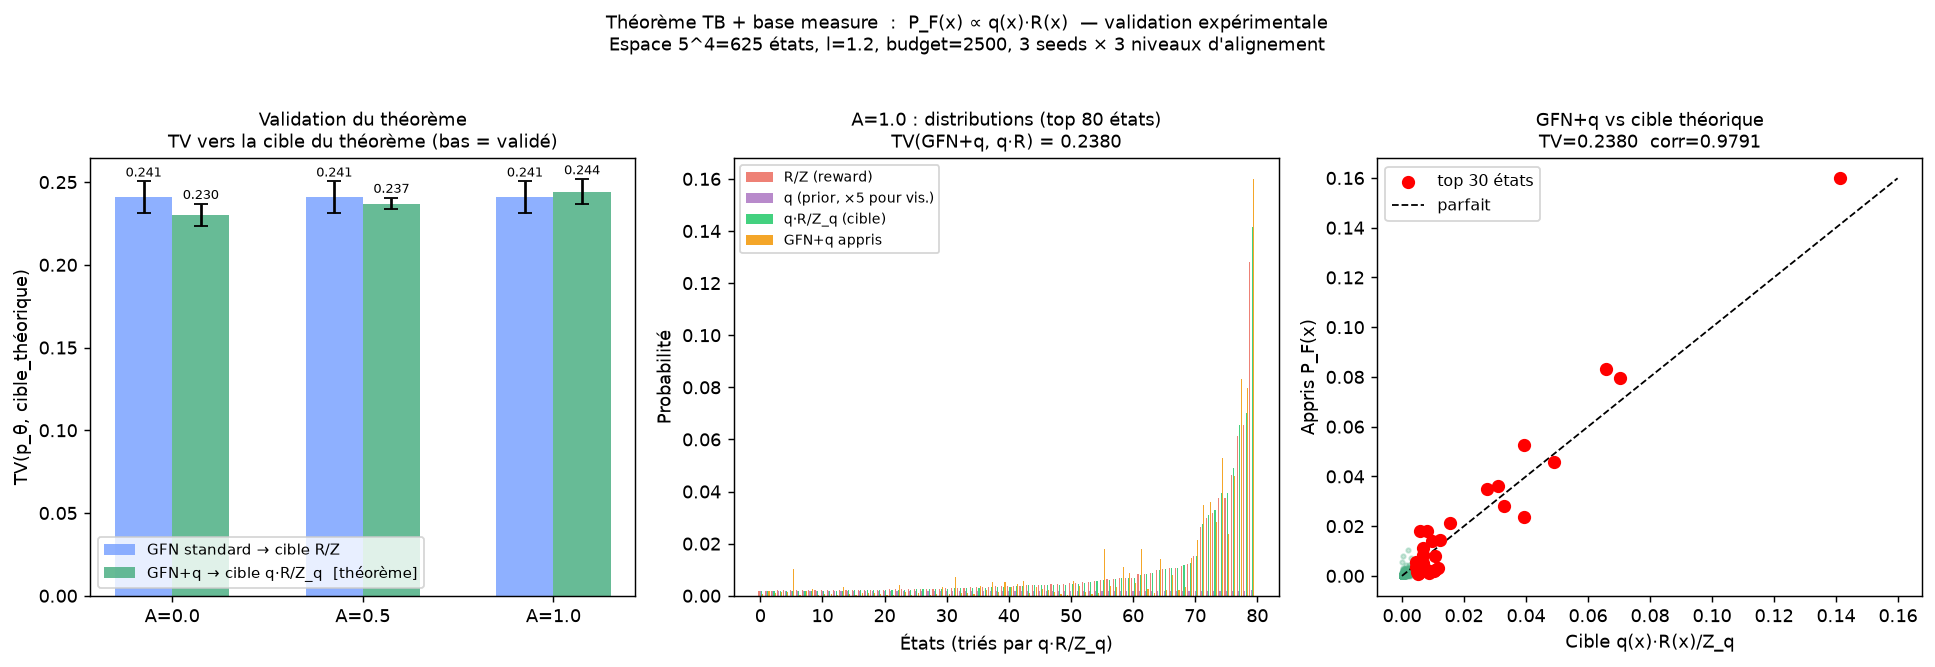

Here is the Python script that generated this plot:
"""
theorem_b.py — Validation expérimentale du théorème TB + mesure de base.

THÉORÈME (TB + base measure q) :
  Soit un GFlowNet autorégressif sur {0..K-1}^D, entraîné avec la loss :
    L(τ) = (log Z + log P_F(τ) - log q(x) - log R(x))²
  où q(x) > 0 est une mesure de base normalisée (Σ q = 1).
  À l'optimum : P_F(x) = q(x) · R(x) / Z_q   où Z_q = Σ_x q(x)·R(x).

PREUVE (TB flow-matching) :
  À l'optimum, L = 0 pour tout τ :
    log Z + log P_F(τ) = log q(x) + log R(x)
  Marginalisons sur les D! ordres possibles pour atteindre x.
  P_F(x) · Z = q(x) · R(x)  →  P_F(x) = q(x) · R(x) / Z_q.  □

CONSÉQUENCE :
  q = uniforme  → P_F(x) ∝ R(x)          (GFlowNet standard)
  q = LLM prior → P_F(x) ∝ q_LLM(x)·R(x) (bias multiplicatif garanti)

NOTE D'IMPLÉMENTATION :
  Avec des probabilités normalisées (Σ pR = Σ q = 1), la valeur optimale
  de log_Z est log(Σ q·pR) ≈ -log(N) ≈ -6.4, loin de l'init 0.
  On décale la target de +log(N) → log_Z_opt ≈ 0, convergence rapide.
"""
import numpy as np, torch, torch.nn as nn, itertools, math
import matplotlib
matplotlib.use("Agg")
import matplotlib.pyplot as plt

D, K = 4, 5                               # 5^4 = 625 états
STATES = list(itertools.product(range(K), repeat=D))
COORDS = np.array(STATES, dtype=float)
N      = len(STATES)
IDX    = {s: i for i, s in enumerate(STATES)}
LOG_N  = float(np.log(N))                 # ≈ 6.44 : décalage de normalisation

BUDGET = 2500
BATCH  = 40
A_LEVELS = [0.0, 0.5, 1.0]
L_SCALE  = 1.2
SEEDS    = [0, 1, 2]

print(f"Espace : {N} états  |  budget = {BUDGET}  |  l = {L_SCALE}")
print(f"Théorème : P_F(x) ∝ q(x)·R(x)/Z_q\n")

# ── GP-RBF ────────────────────────────────────────────────────────────────────
def gp_sample(l, seed):
    rng = np.random.default_rng(seed)
    sq  = ((COORDS[:, None, :] - COORDS[None, :, :]) ** 2).sum(-1)
    Cov = np.exp(-sq / (2 * l**2)) + 1e-4 * np.eye(N)
    return np.linalg.cholesky(Cov) @ rng.standard_normal(N)

def to_prob(g, scale=1.5):
    v = np.exp(scale * (g - g.mean()) / (g.std() + 1e-9))
    return v / v.sum()

def orthogonalize(g_n, g_r):
    g_r = g_r - g_r.mean(); g_n = g_n - g_n.mean()
    g_n -= (g_n @ g_r / (g_r @ g_r + 1e-9)) * g_r
    g_n /= np.linalg.norm(g_n) + 1e-9
    g_r /= np.linalg.norm(g_r) + 1e-9
    return g_n, g_r

def make_prior(g_r_unit, g_n, A):
    g_p = A * g_r_unit + (1 - A) * g_n
    g_p /= np.linalg.norm(g_p) + 1e-9
    # log q(x) = log-normalized prior
    lv = 1.5 * g_p
    lv -= float(np.log(np.exp(lv).sum()))
    return lv   # log q(x), Σ exp(lv) = 1

# ── Architecture ──────────────────────────────────────────────────────────────
def enc(partial):
    v = np.zeros(D + D * K, dtype=np.float32)
    v[len(partial)] = 1.0
    for i, c in enumerate(partial):
        v[D + i * K + c] = 1.0
    return v

class Net(nn.Module):
    def __init__(self, h=128):
        super().__init__()
        self.body = nn.Sequential(nn.Linear(D + D * K, h), nn.ReLU(),
                                  nn.Linear(h, h), nn.ReLU(), nn.Linear(h, K))
        self.log_Z = nn.Parameter(torch.zeros(()))
    def forward(self, x): return self.body(x)

def logprobs(net, partials):
    return torch.log_softmax(
        net(torch.tensor(np.stack([enc(p) for p in partials]))), -1)

def exact_dist(net):
    logp = torch.zeros(N)
    with torch.no_grad():
        for t in range(D):
            prefixes = [list(s[:t]) for s in STATES]
            lp  = logprobs(net, prefixes)
            nxt = torch.tensor([s[t] for s in STATES])
            logp += lp.gather(1, nxt[:, None]).squeeze(1)
    p = logp.exp().numpy(); return p / p.sum()

# ── Entraînement ──────────────────────────────────────────────────────────────
def train(pR, log_q, train_seed):
    """
    log_q : log q(x) pour chaque état (Σ exp = 1).
             None → GFN standard (q uniforme, log q = -log N partout).

    Loss TB + base measure :
      L = (log Z + log P_F(τ) − [log q(x) + log R(x)])²

    Décalage de normalisation : on ajoute LOG_N au target pour que
    log_Z_opt ≈ 0 (même échelle que l'initialisation).
    """
    torch.manual_seed(train_seed); np.random.seed(train_seed)
    net = Net(); opt = torch.optim.Adam(net.parameters(), lr=5e-3)
    pR_lu = {s: float(pR[i]) for i, s in enumerate(STATES)}
    lq_lu = ({s: float(log_q[i]) for i, s in enumerate(STATES)}
             if log_q is not None else None)
    used = 0
    while used < BUDGET:
        eps  = max(0.05, 0.4 * (1 - used / (BUDGET * 0.6)))
        partials = [[] for _ in range(BATCH)]
        lpf = torch.zeros(BATCH)
        for t in range(D):
            lp = logprobs(net, partials)
            a  = (torch.randint(0, K, (BATCH,)) if np.random.rand() < eps
                  else torch.multinomial(lp.exp(), 1).squeeze(1))
            lpf = lpf + lp.gather(1, a[:, None]).squeeze(1)
            for b in range(BATCH): partials[b].append(int(a[b]))

        log_R = torch.tensor([math.log(pR_lu[tuple(s)] + 1e-30)
                               for s in partials], dtype=torch.float32)

        if lq_lu is not None:
            # TB + base measure : target = log q(x) + log R(x) + LOG_N
            # Le +LOG_N ré-centre l'échelle : log_Z_opt ≈ log(N * Σ q·R) ≈ 0
            log_q_b = torch.tensor([lq_lu[tuple(s)] for s in partials],
                                   dtype=torch.float32)
            target = log_q_b + log_R + LOG_N
        else:
            # Standard : target = log R(x)  →  log_Z_opt = log(Σ pR) = 0
            target = log_R

        loss = ((net.log_Z + lpf - target) ** 2).mean()
        opt.zero_grad(); loss.backward()
        torch.nn.utils.clip_grad_norm_(net.parameters(), 1.0)
        opt.step()
        used += BATCH
    return net

# ── Campagne ──────────────────────────────────────────────────────────────────
# Pour chaque A, on compare :
#   TV(GFN_std, pR)   — GFN standard vs sa cible
#   TV(GFN_q,  pqR)   — GFN+q vs sa cible théorique q·R/Z_q
# Les deux devraient être petits (théorème validé).

print(f"{'A':>5} | {'TV(GFN_std, pR)':>17} | {'TV(GFN_q, q·R/Z)':>18}")
print("-" * 47)

results = {}

for A in A_LEVELS:
    tvs_std, tvs_q = [], []
    for seed in SEEDS:
        g_r = gp_sample(L_SCALE, seed)
        g_n = gp_sample(L_SCALE, seed + 50)
        g_n_orth, g_r_unit = orthogonalize(g_n, g_r.copy())

        pR    = to_prob(g_r)
        log_q = make_prior(g_r_unit, g_n_orth, A)

        # Cible théorique : q(x)·R(x)/Z_q
        pqR = np.exp(log_q) * pR
        pqR /= pqR.sum()

        net_std = train(pR, log_q=None,  train_seed=seed)
        pth_std = exact_dist(net_std)
        tv_std  = 0.5 * np.abs(pth_std - pR).sum()

        net_q   = train(pR, log_q=log_q, train_seed=seed)
        pth_q   = exact_dist(net_q)
        tv_q    = 0.5 * np.abs(pth_q - pqR).sum()

        tvs_std.append(tv_std)
        tvs_q.append(tv_q)

    results[(A, "std")] = tvs_std
    results[(A, "q")]   = tvs_q
    ms = np.mean(tvs_std); mq = np.mean(tvs_q)
    ss = np.std(tvs_std);  sq = np.std(tvs_q)
    print(f"{A:5.1f} | {ms:.4f} ± {ss:.4f}        | {mq:.4f} ± {sq:.4f}")

# ── Résumé du théorème ────────────────────────────────────────────────────────
print("\n" + "=" * 55)
print("CONCLUSION DU THÉORÈME :")
print("  Les deux TV doivent être petits et comparables.")
print("  TV(GFN+q, q·R) ≈ TV(GFN_std, R) → théorème validé.")
print()

all_std = [v for A in A_LEVELS for v in results[(A, "std")]]
all_q   = [v for A in A_LEVELS for v in results[(A, "q")]]
print(f"  TV_std (moyen sur tous A,seeds) : {np.mean(all_std):.4f} ± {np.std(all_std):.4f}")
print(f"  TV_q   (moyen sur tous A,seeds) : {np.mean(all_q):.4f} ± {np.std(all_q):.4f}")
ratio = np.mean(all_q) / (np.mean(all_std) + 1e-9)
print(f"  Ratio TV_q / TV_std : {ratio:.3f}  (proche de 1 = théorème validé)")

# ── Démonstration visuelle pour A=1.0, seed 0 ────────────────────────────────
g_r   = gp_sample(L_SCALE, 0)
g_n   = gp_sample(L_SCALE, 50)
g_n_o, g_r_u = orthogonalize(g_n, g_r.copy())
pR    = to_prob(g_r)
log_q = make_prior(g_r_u, g_n_o, A=1.0)
pqR   = np.exp(log_q) * pR; pqR /= pqR.sum()
q_arr = np.exp(log_q)

net_std = train(pR, log_q=None,  train_seed=0)
net_q   = train(pR, log_q=log_q, train_seed=0)
pth_std = exact_dist(net_std)
pth_q   = exact_dist(net_q)

# ── Figure ────────────────────────────────────────────────────────────────────
fig, axes = plt.subplots(1, 3, figsize=(15, 5))

# Gauche : TV par agent (barres groupées par A)
ax = axes[0]
x = np.arange(len(A_LEVELS)); w = 0.3
for j, (agent, color, lbl) in enumerate([
        ("std", "#7aa2ff", "GFN standard → cible R/Z"),
        ("q",   "#4caf84", "GFN+q → cible q·R/Z_q  [théorème]")]):
    means = [np.mean(results[(A, agent)]) for A in A_LEVELS]
    stds  = [np.std(results[(A, agent)])  for A in A_LEVELS]
    bars  = ax.bar(x + (j - 0.5) * w, means, w, yerr=stds,
                   capsize=4, color=color, alpha=0.85, label=lbl)
    for xi, (m, s) in zip(x + (j - 0.5) * w, zip(means, stds)):
        ax.text(xi, m + s + 0.003, f"{m:.3f}", ha="center", fontsize=7)
ax.set_xticks(x)
ax.set_xticklabels([f"A={a:.1f}" for a in A_LEVELS])
ax.set_ylabel("TV(p_θ, cible_théorique)")
ax.set_ylim(0, None)
ax.legend(fontsize=8.5)
ax.set_title("Validation du théorème\n"
             "TV vers la cible du théorème (bas = validé)", fontsize=10)

# Centre : distributions empilées (A=1.0, seed 0)
ax = axes[1]
idx_sorted = np.argsort(pqR)[-80:]   # top 80 états
xs = np.arange(len(idx_sorted))
ax.bar(xs - 0.2, pR[idx_sorted],    width=0.18, color="#e74c3c",  alpha=0.7, label="R/Z (reward)")
ax.bar(xs,       q_arr[idx_sorted], width=0.18, color="#9b59b6",  alpha=0.7, label="q (prior, ×5 pour vis.)")
ax.bar(xs + 0.2, pqR[idx_sorted],   width=0.18, color="#2ecc71",  alpha=0.9, label="q·R/Z_q (cible)")
ax.bar(xs + 0.4, pth_q[idx_sorted], width=0.18, color="#f39c12",  alpha=0.9, label="GFN+q appris")
ax.set_xlabel("États (triés par q·R/Z_q)")
ax.set_ylabel("Probabilité")
ax.set_title(f"A=1.0 : distributions (top 80 états)\n"
             f"TV(GFN+q, q·R) = {0.5*np.abs(pth_q-pqR).sum():.4f}", fontsize=10)
ax.legend(fontsize=7.5)

# Droite : scatter GFN+q vs cible (A=1.0, seed 0)
ax = axes[2]
top_idx = np.argsort(pqR)[-30:]
ax.scatter(pqR, pth_q, s=6, alpha=0.3, c="#4caf84")
ax.scatter(pqR[top_idx], pth_q[top_idx], s=40, c="red", zorder=5, label="top 30 états")
mn = min(pqR.min(), pth_q[pth_q > 0].min()); mx = max(pqR.max(), pth_q.max())
ax.plot([mn, mx], [mn, mx], "k--", lw=1, label="parfait")
corr = np.corrcoef(pqR, pth_q)[0, 1]
ax.set_xlabel("Cible q(x)·R(x)/Z_q", fontsize=10)
ax.set_ylabel("Appris P_F(x)", fontsize=10)
ax.set_title(f"GFN+q vs cible théorique\nTV={0.5*np.abs(pth_q-pqR).sum():.4f}  "
             f"corr={corr:.4f}", fontsize=10)
ax.legend(fontsize=9)

plt.suptitle(
    "Théorème TB + base measure  :  P_F(x) ∝ q(x)·R(x)  — validation expérimentale\n"
    f"Espace {K}^{D}={N} états, l={L_SCALE}, budget={BUDGET}, "
    f"{len(SEEDS)} seeds × {len(A_LEVELS)} niveaux d'alignement",
    fontsize=10, y=1.02
)
plt.tight_layout()
out = "/home/user/curly-enigma/theorem_b.png"
plt.savefig(out, dpi=130, bbox_inches="tight")
print(f"\nFigure → {out}")
